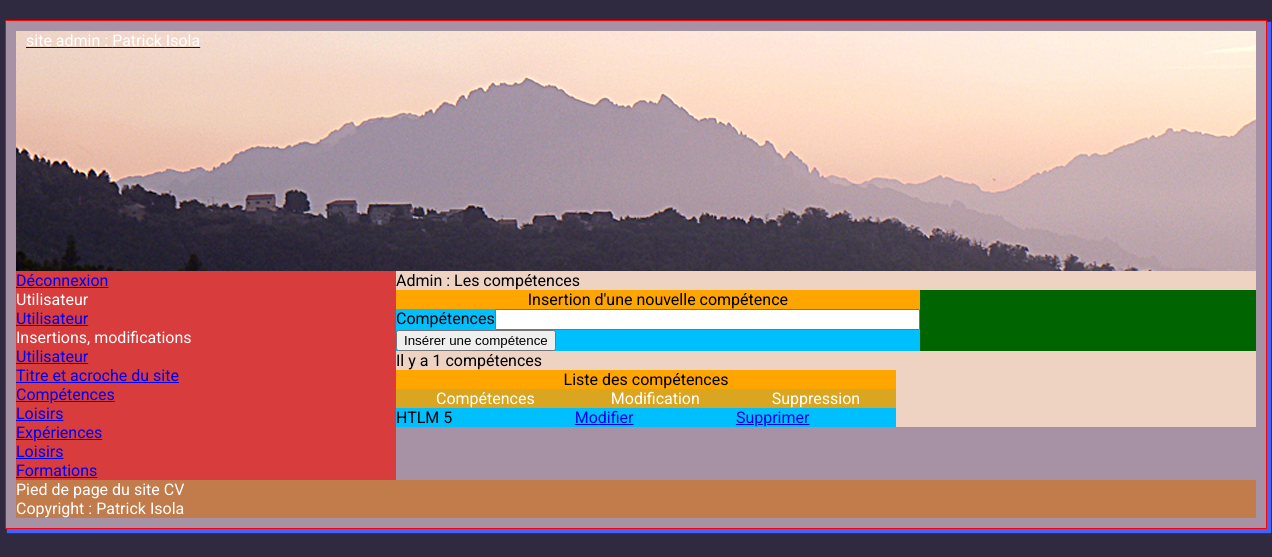
The page /admin/competences.php (signed in) on the database as committed earlier.
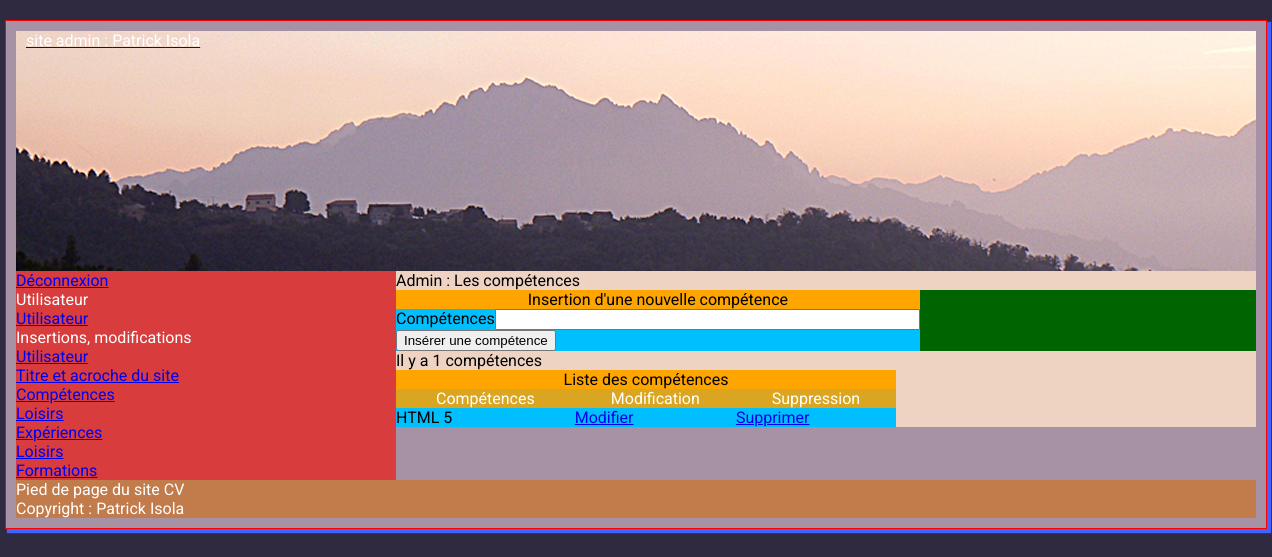
The same page on the database as committed later.
### tables this page shows
CREATE TABLE `t_competences` (
  `id_competence` int(11) NOT NULL,
  `competence` text,
  `utilisateur_id` int(11) NOT NULL
);

### admin/competences.php (the view, shortened to what this page needs)
<?php require '../connexion/connexion.php' ?>
<!DOCTYPE html>
<html lang="fr">
<head>
<link type="text/css" href="../css/style_admin.css" rel="stylesheet">
</head>
<body>
    <div id="enveloppe">
        <header> <?php include ("admin_en_tete.php"); ?></header>
        <div id="menu"><?php include ("admin_menu.php"); ?></div>
        <div id="contenuPrincipal">
            <h1>Admin : Les compétences</h1>
        <form action="competences.php" method="post">
            <table width="200px" border="1">
                <caption>Insertion d'une nouvelle compétence</caption>
                <tbody>
                <tr>
                    <td>Compétences</td>
                    <td><input type="text" name="competence" id="competence" size="50" required</td>
                </tr>
                <tr>
                    <td colspan="2"><input type="submit" value="Insérer une compétence"></td>
                </tr>
                </tbody>
            </table>
        </form>
        <p>
        <?php
            $sql = $pdoCV->prepare("SELECT * FROM t_competences WHERE utilisateur_id = '1' ");
            $sql->execute();
            $nbr_competences = $sql->rowCount();
        ?>
            Il y a <?php echo $nbr_competences; ?> compétences</p>
        <table width="500" border="2">
            <caption>Liste des compétences</caption>
            <tbody>
                <tr>
                    <th>Compétences</th>
                    <th>Modification</th>
                    <th>Suppression</th>
                </tr>
            <tr>
                <?php while ($ligne = $sql->fetch()) { ?>
                <td><?php echo $ligne['competence']; ?></td>
                <td><a href="modif_competence.php?id_competence=<?php echo $ligne['id_competence']; ?>">Modifier</a></td>
                <td><a href="competences.php?id_competence=<?php echo $ligne['id_competence']; ?>">Supprimer</a></td>
            </tr>
                <?php } ?>
            </tbody>
        </table>
        </div>
        <footer>
            <?php include ("admin_footer.php"); ?>
        </footer>
        </div>
    </body>
</html>

Rows that differ between the two databases and show on the page:
removed t_competences: competence "HTLM 5"
now on this page (row edited): t_competences: competence "HTML 5"
